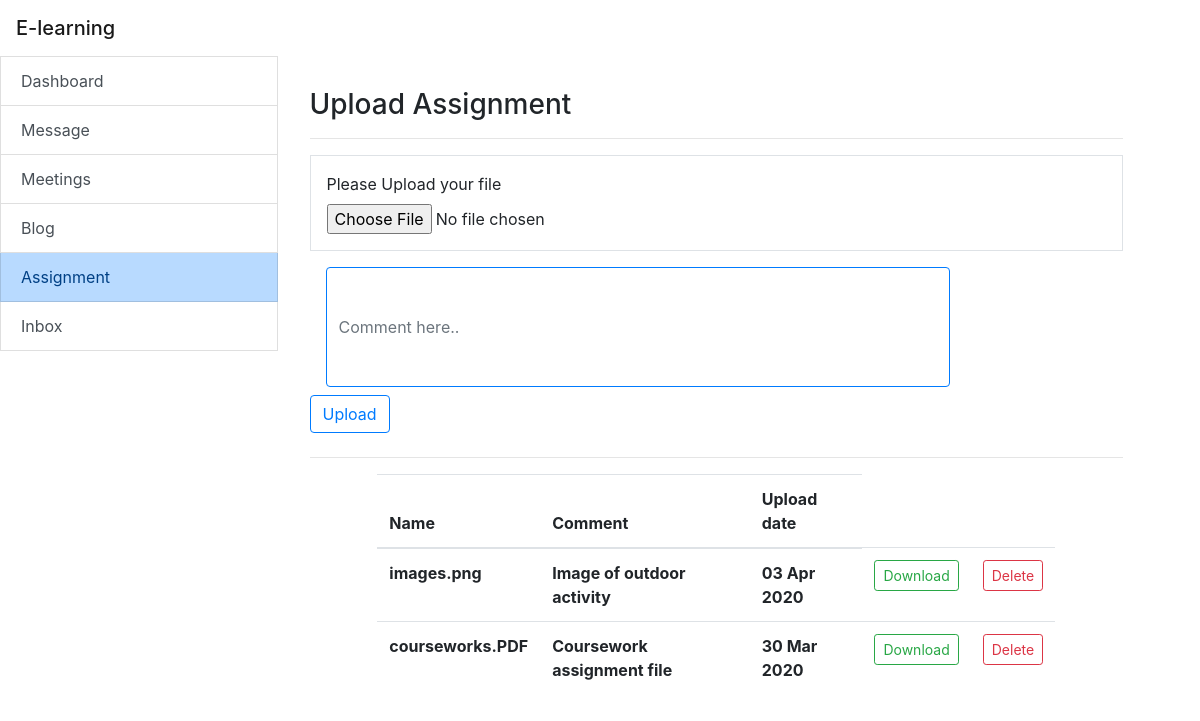
The app's page /Student_uploads.php, older data.
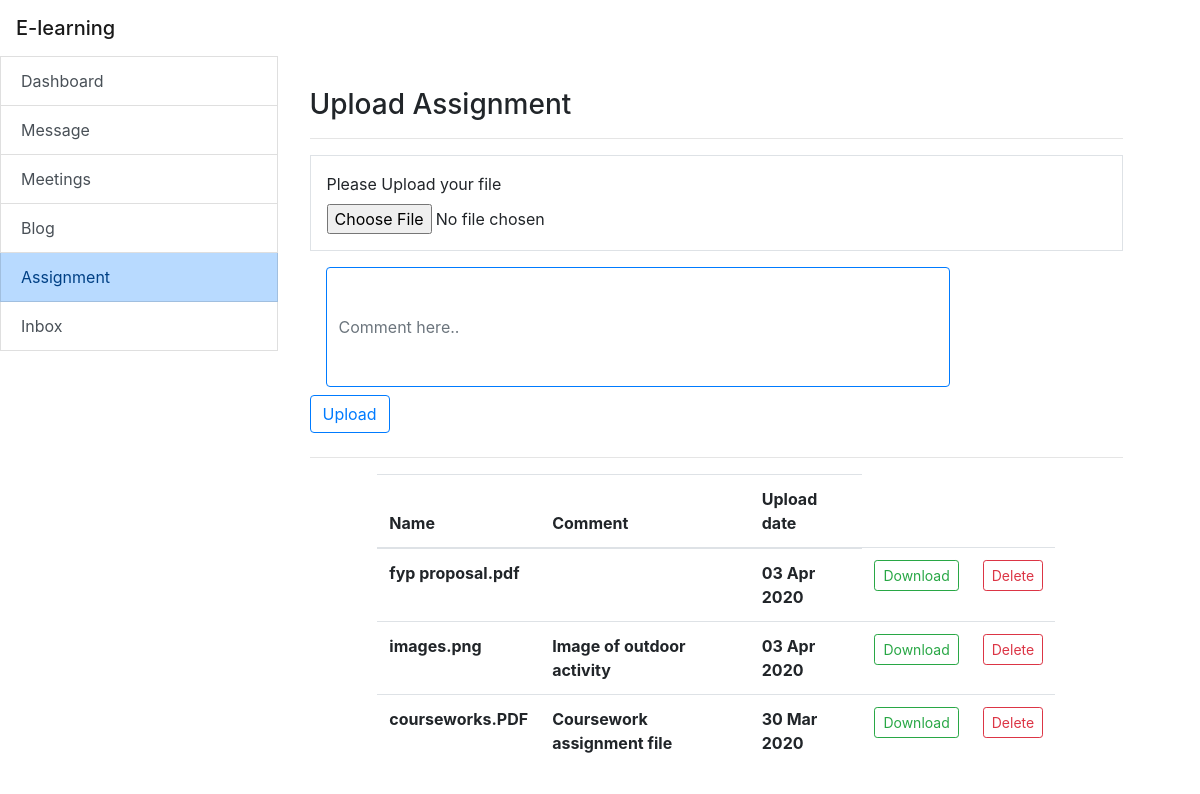
The same page, newer data.
### tables this page shows
CREATE TABLE `uploads` (
  `upload_id` int(11) NOT NULL,
  `upload` text NOT NULL,
  `comment` varchar(225) NOT NULL DEFAULT 'No comment',
  `date` date NOT NULL,
  `status` varchar(30) NOT NULL DEFAULT 'pending'
);

### include/function.php (called while the page is built, shortened)
<?php
include_once 'database.php';
function query($sql) {
  global $connection;
  return mysqli_query($connection, $sql);
}
 ?>

### Student_uploads.php (the view, shortened to what this page needs)
<?php
include 'include/header.php';
$sidebar = ['Dashboard','Message','Meetings','Blog','Assignment','Inbox'];
$url = ['Student_dashboard.php','Student_message.php','Student_meeting.php','Student_blog.php','Student_uploads.php','Student_inbox.php'];
?>
<div class="container-fluid row">
  <div class="list-group col-3">
    <?php
    include 'include/sidebar.php';
    ?>
  </div>
  <div class="col-9 p-3 row">
    <div class="container p-3">
      <h3>Upload Assignment</h3>
    <hr>
        <form action="" method="post" enctype="multipart/form-data">
      <div class="form-group border p-3">
        <label for="upload">Please Upload your file</label>
        <input type="file" name="upload" class="form-control-file">
      </div>
      <div class="form-group mx-sm-3 mb-2">
          <input type="text" name="comment" class="form-control border-primary" placeholder="Comment here.." style="width: 52vw; height: 10vw;">
      </div>
        <div class="form-group">
        <button type="submit" name="create_upload" onclick="check_upload()" class="btn btn-outline-primary mb-2">Upload</button>
      </div>
    </form>
    <hr>
    <table class="table col-10 mx-auto">
      <thead>
        <tr>
          <th scope="col">Name</th>
          <th scope="col">Comment</th>
          <th scope="col">Upload date</th>
        </tr>
      </thead>
      <tbody>
        <?php
        $query = query("SELECT * FROM uploads ORDER BY upload_id DESC");
          while($row = mysqli_fetch_assoc($query)){
            $upload_id = $row['upload_id'];
            $upload = $row['upload'];
            $comment = $row['comment'];
            $date = $row['date'];
            $date = strtotime($date);
            $date = date('d M Y', $date);
            echo "<tr>";
            echo "<th>$upload</th>";
            echo "<th>$comment</th>";
            echo "<th>$date</th>";
            echo "<td><a href='student_uploads.php?download={$upload_id}' class='btn btn-outline-success btn-sm'>Download</a></td>";
            echo "<td><a href='student_uploads.php?delete={$upload_id}' class='btn btn-outline-danger btn-sm' onclick='check_delete()'>Delete</a></td>";
            echo "</tr>";
         }
        ?>
      </tbody>
    </table>
        </div>
  </div>
</div>
<?php
include './include/footer.php';
?>

### include/sidebar.php
<?php
	foreach ($sidebar as $key => $value) {
		echo "<a href='$url[$key]' class='list-group-item list-group-item-action rounded-0'>$value</a>";
	}
 ?>

Row changes from the older to the newer data that the page shows:
added uploads: upload "fyp proposal.pdf", date "03 Apr 2020"
